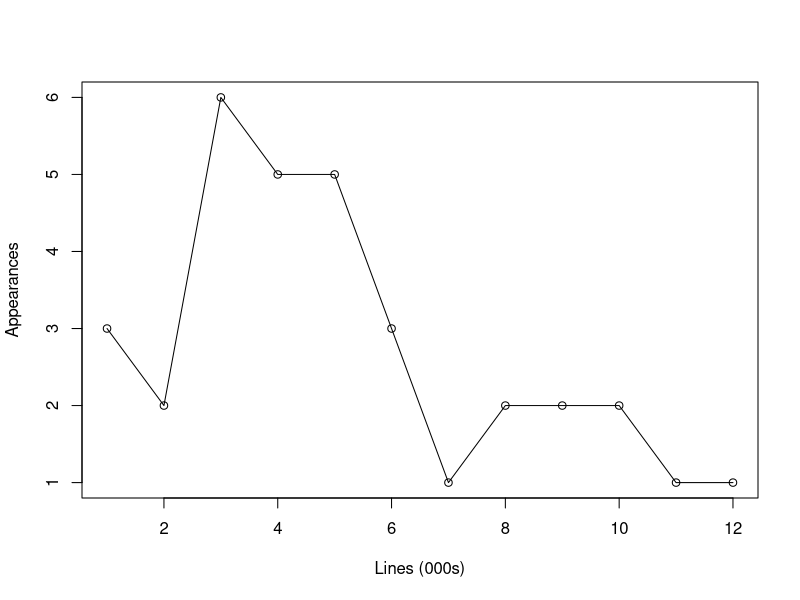

The R source for this figure:
man <- c(3,2,6,5,5,3,1,2,2,2,1,1)
#woman <- c(0,0,0,0,1,0,1,0,0,0,0,0,0)
#he <- c(4,11,19,16,24,28,21,10,7,9,5,2,7)
#she <- c(4,4,1,3,6,1,7,3,3,1,20,12,6)
png(filename = "man.png", height = 300, width = 600, bg = "white")
plot(man, type = "o", ann = FALSE)
#plot(he, type = "o", ann = FALSE)
#lines(man, type = "o")
#lines(woman, type = "o")
#lines(she, type = "o")
title(xlab = "Lines (000s)", ylab = "Appearances")
dev.off()
